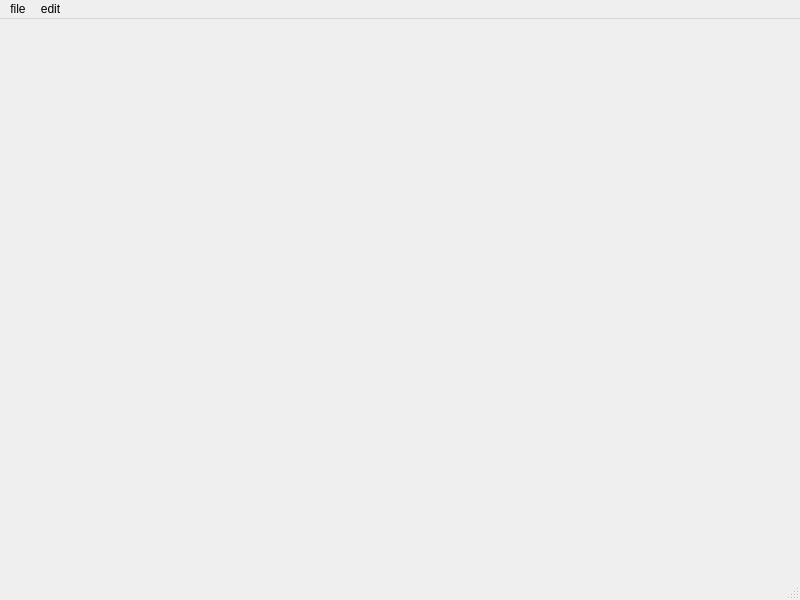
<?xml version="1.0" encoding="UTF-8"?>
<ui version="4.0">
 <class>MainWindow</class>
 <widget class="QMainWindow" name="MainWindow">
  <property name="geometry">
   <rect>
    <x>0</x>
    <y>0</y>
    <width>800</width>
    <height>600</height>
   </rect>
  </property>
  <property name="windowTitle">
   <string>MainWindow</string>
  </property>
  <widget class="QWidget" name="centralwidget"/>
  <widget class="QMenuBar" name="menubar">
   <property name="geometry">
    <rect>
     <x>0</x>
     <y>0</y>
     <width>800</width>
     <height>22</height>
    </rect>
   </property>
   <widget class="QMenu" name="menufile">
    <property name="title">
     <string>file</string>
    </property>
    <addaction name="actionopen"/>
    <addaction name="actionsave"/>
   </widget>
   <widget class="QMenu" name="menuedit">
    <property name="title">
     <string>edit</string>
    </property>
   </widget>
   <addaction name="menufile"/>
   <addaction name="menuedit"/>
  </widget>
  <widget class="QStatusBar" name="statusbar"/>
  <action name="actionopen">
   <property name="text">
    <string>open</string>
   </property>
  </action>
  <action name="actionsave">
   <property name="text">
    <string>save</string>
   </property>
  </action>
 </widget>
 <resources/>
 <connections/>
</ui>
